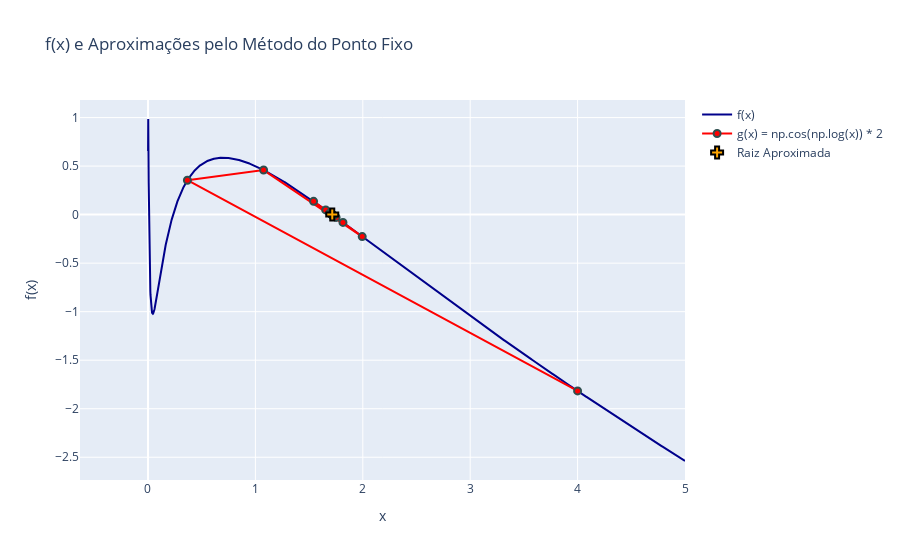

Write notebook code for a chart like this one.
### Code cell
fpi_plot_graph(f, history, _r, g_label="g(x) = np.cos(np.log(x)) * 2")

### Figure 1 — Plotly figure (JSON) as saved in the notebook; plotly's stock layout.template omitted (floating-point values rounded to 4 significant figures; data arrays with more than 128 entries replaced by an {"elided": "..."} marker saying what was removed)
{"data": [{"line": {"color": "darkblue", "width": 2}, "mode": "lines", "name": "f(x)", "type": "scatter", "x": {"elided": "4000 float values"}, "y": {"elided": "4000 float values"}}, {"marker": {"color": "red", "line": {"color": "DarkSlateGrey", "width": 2}, "size": 7}, "mode": "markers+lines", "name": "g(x) = np.cos(np.log(x)) * 2", "type": "scatter", "x": [4, 0.3669, 1.076, 1.995, 1.542, 1.815, 1.655, 1.752, 1.694, 1.729, 1.708, 1.72, 1.713, 1.717, 1.715, 1.716, 1.715, 1.716, 1.716, 1.716, 1.716, 1.716, 1.716, 1.716, 1.716, 1.716, 1.716, 1.716, 1.716, 1.716, 1.716, 1.716, 1.716, 1.716, 1.716], "y": [-1.817, 0.3546, 0.4592, -0.2263, 0.1367, -0.08028, 0.04839, -0.02883, 0.01732, -0.01036, 0.006211, -0.003719, 0.002229, -0.001335, 0.0008001, -0.0004793, 0.0002872, -0.0001721, 0.0001031, -6.177e-05, 3.701e-05, -2.217e-05, 1.328e-05, -7.959e-06, 4.769e-06, -2.857e-06, 1.712e-06, -1.026e-06, 6.145e-07, -3.682e-07, 2.206e-07, -1.322e-07, 7.918e-08, -4.744e-08, 2.842e-08]}, {"marker": {"color": "orange", "line": {"color": "Black", "width": 2}, "size": 10, "symbol": "cross"}, "mode": "markers", "name": "Raiz Aproximada", "type": "scatter", "x": [1.716], "y": [2.842e-08]}], "layout": {"showlegend": true, "title": {"text": "f(x) e Aproximações pelo Método do Ponto Fixo"}, "xaxis": {"title": {"text": "x"}}, "yaxis": {"title": {"text": "f(x)"}}}}
